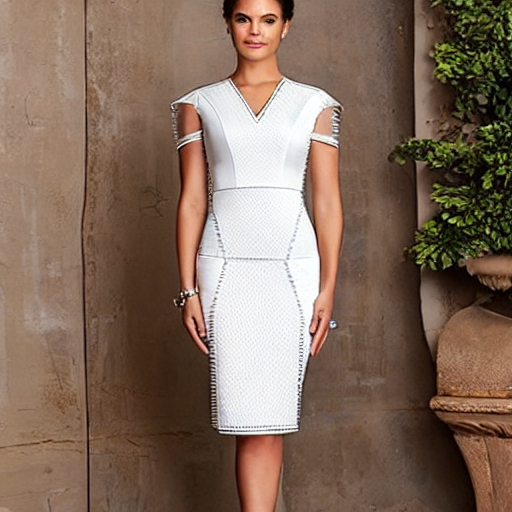
#> input picture outputs/base_shape.png, 512 x 512 px
$ python texture_map.py
#> lines starting #> are read from the running program, lines starting #| are printed output that depends on the picture; after the words box and inside, x2 and y2 are one past the last pixel; in counts of white or black regions, pixels touching at a corner belong together
import os

import cv2
import numpy as np


# =========================
# 1. 路径与参数
# =========================
MASK_PATH = "inputs/garment_mask_hybrid.png"
FABRIC_PATH = "inputs/fabrics/fabric_01.jpg"
BASE_PATH = "outputs/base_shape.png"
OUTPUT_DIR = "outputs"

# 布料旋转（False=不旋转；True 时按 rotate_code 旋转）
rotate_fabric = False
rotate_code = cv2.ROTATE_90_CLOCKWISE

# 布料缩放（0.40=纹样较细密，已验证）
fabric_scale = 0.40

# 明暗保留强度（0=完全平贴；1=完全保留 base 明暗；0.5 中等）
shading_strength = 0.5


# =========================
# 2. 读取基础图、mask、布料
# =========================
base = cv2.imread(BASE_PATH)
#> base is the input picture: shape (512, 512, 3); mean B, G, R 91.4, 107.3, 130.1
mask = cv2.imread(MASK_PATH, cv2.IMREAD_GRAYSCALE)
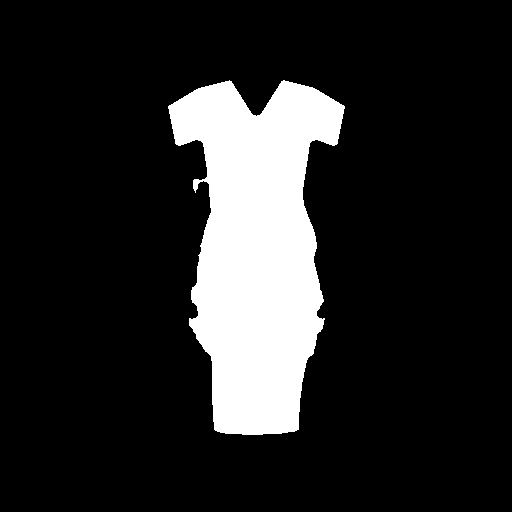
#> input picture inputs/garment_mask_hybrid.png, 512 x 512 px
#> mask: shape (512, 512); 15% white; 1 white region, box (x1, y1, x2, y2) and area: (168, 80, 345, 435) 39426
fabric = cv2.imread(FABRIC_PATH)
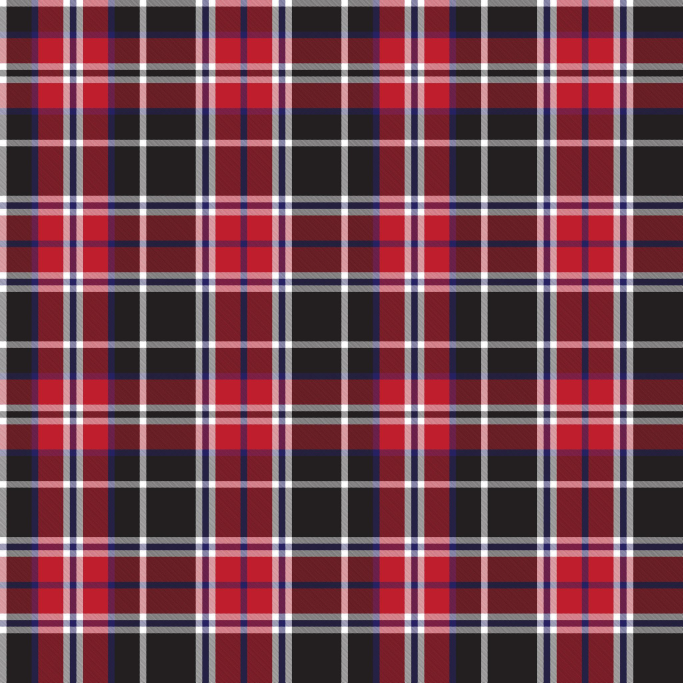
#> input picture inputs/fabrics/fabric_01.jpg, 2048 x 2048 px (shown at 1/3 size)
#> fabric is the input picture: shape (2048, 2048, 3); mean B, G, R 77.1, 65.4, 113.9

if base is None:
    raise FileNotFoundError(f"找不到: {BASE_PATH}")
if mask is None:
    raise FileNotFoundError(f"找不到: {MASK_PATH}")
if fabric is None:
    raise FileNotFoundError(f"找不到: {FABRIC_PATH}")


H, W = base.shape[:2]
#> H = 512; W = 512


# 确保 mask 尺寸和 base 一致
mask = cv2.resize(mask, (W, H), interpolation=cv2.INTER_NEAREST)


# 二值化 mask
_, mask = cv2.threshold(mask, 127, 255, cv2.THRESH_BINARY)
mask_bool = mask > 0


# 布料旋转（所有 scale 共用）
if rotate_fabric:
    fabric = cv2.rotate(fabric, rotate_code)


# =========================
# 3. 预计算 base 的光影系数（所有 scale 共用，只算一次）
# =========================
base_gray = cv2.cvtColor(base, cv2.COLOR_BGR2GRAY).astype(np.float32)
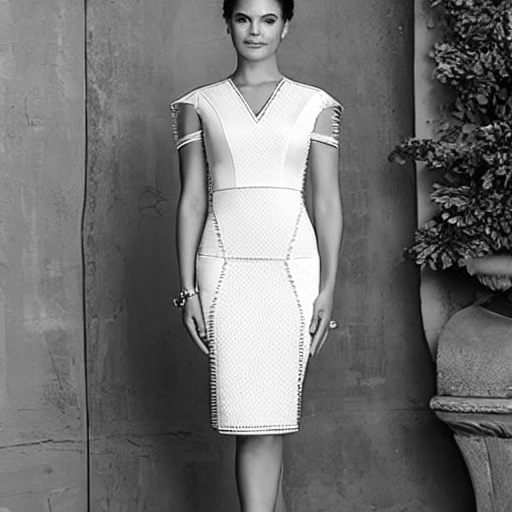
#> base_gray: shape (512, 512) float32; min 0, max 255, mean 112.3

# 只在衣服区域统计平均亮度
garment_mean = base_gray[mask_bool].mean() if np.any(mask_bool) else 128.0
#> garment_mean = 220.2

# 归一化成一个光影系数图
shading = base_gray / (garment_mean + 1e-6)

# 平滑一下，避免噪声太细
shading = cv2.GaussianBlur(shading, (21, 21), 0)

# 控制强弱，并裁剪范围
shading = 1.0 + (shading - 1.0) * shading_strength
shading = np.clip(shading, 0.65, 1.35)


# =========================
# 4. 平铺函数
# =========================
def tile_to_canvas(img, target_h, target_w):
    h, w = img.shape[:2]
    rep_y = target_h // h + 1
    rep_x = target_w // w + 1
    tiled = np.tile(img, (rep_y, rep_x, 1))
    return tiled[:target_h, :target_w]


# =========================
# 5. 用固定 fabric_scale 生成
# =========================
white_bg = np.full_like(base, 255)

print(f"\n--- fabric_scale={fabric_scale} ---")

# 处理 fabric：缩放
fh, fw = fabric.shape[:2]
#> fh = 2048; fw = 2048
new_w = max(8, int(fw * fabric_scale))
#> new_w = 819
new_h = max(8, int(fh * fabric_scale))
#> new_h = 819
fabric_scaled = cv2.resize(fabric, (new_w, new_h), interpolation=cv2.INTER_LINEAR)

# 平铺到画布
fabric_tiled = tile_to_canvas(fabric_scaled, H, W)
#> in tile_to_canvas, `return tiled[:target_h, :target_w]`:
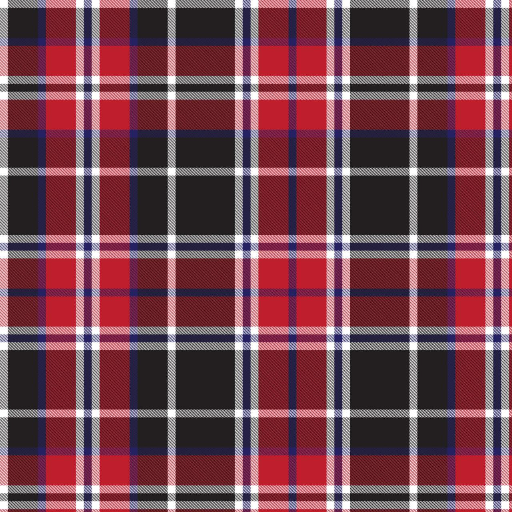
#> returned value: shape (512, 512, 3); mean of channels 0, 1, 2 80.5, 68.5, 117.9; drawn as B, G, R

# 纯贴图版
texture_flat = base.copy()
texture_flat[mask_bool] = fabric_tiled[mask_bool]
#> texture_flat: shape (512, 512, 3); 15.04% of pixels changed, all inside (x1, y1, x2, y2) = (168, 80, 345, 435)

# 保留明暗版
fabric_shaded = fabric_tiled.astype(np.float32) * shading[:, :, None]
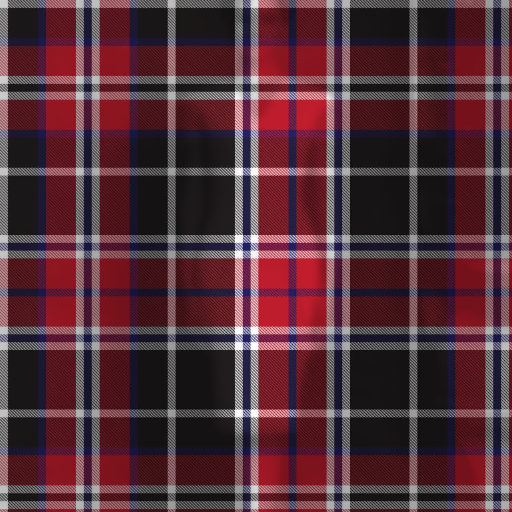
#> fabric_shaded: shape (512, 512, 3) float32; mean B, G, R 61.8, 52.5, 91.1; drawn with min black and max white
fabric_shaded = np.clip(fabric_shaded, 0, 255).astype(np.uint8)
texture_shaded = base.copy()
texture_shaded[mask_bool] = fabric_shaded[mask_bool]
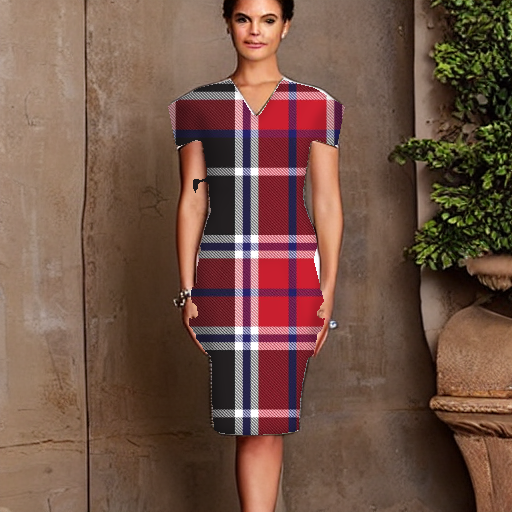
#> texture_shaded: shape (512, 512, 3); 15.04% of pixels changed, all inside (x1, y1, x2, y2) = (168, 80, 345, 435)

# 白底独立衣服版
texture_isolated = white_bg.copy()
texture_isolated[mask_bool] = fabric_shaded[mask_bool]
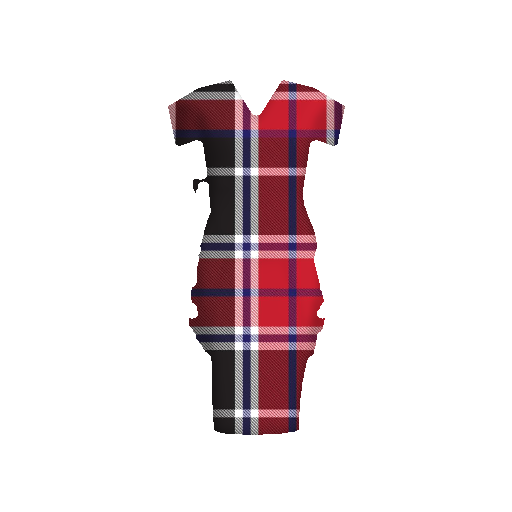
#> texture_isolated: shape (512, 512, 3); mean B, G, R 228.4, 226.2, 235.2

# 保存
cv2.imwrite(os.path.join(OUTPUT_DIR, "fabric_tiled.png"), fabric_tiled)
cv2.imwrite(os.path.join(OUTPUT_DIR, "texture_flat.png"), texture_flat)
cv2.imwrite(os.path.join(OUTPUT_DIR, "texture_shaded.png"), texture_shaded)
cv2.imwrite(os.path.join(OUTPUT_DIR, "texture_isolated.png"), texture_isolated)
print("Saved: fabric_tiled, texture_flat, texture_shaded, texture_isolated")

print("\nAll done!")
